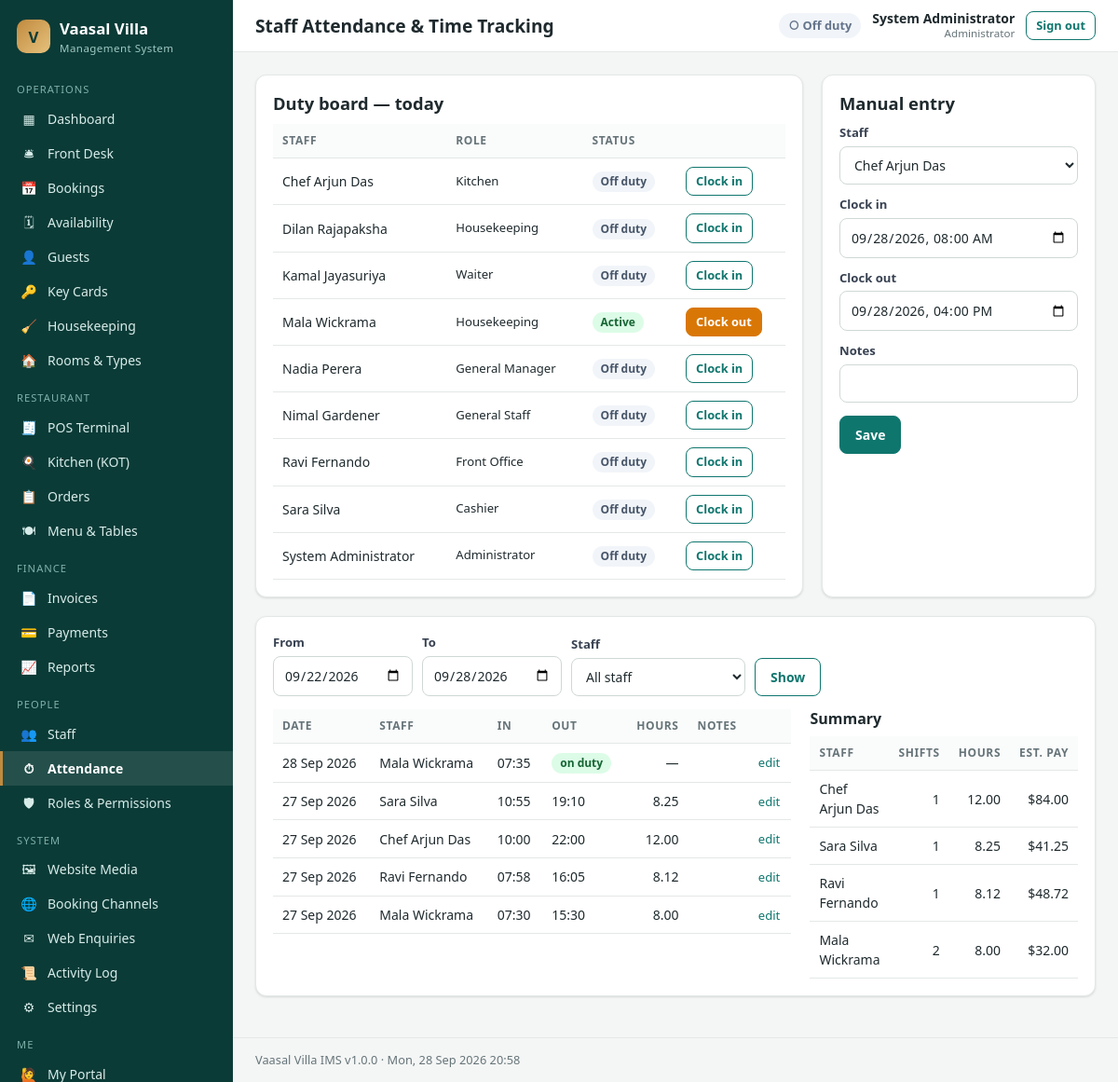
/admin/attendance.php (signed in), run on the app's committed database.
### tables this page shows
CREATE TABLE users (
  id            INT UNSIGNED AUTO_INCREMENT PRIMARY KEY,
  role_id       INT UNSIGNED NOT NULL,
  full_name     VARCHAR(120) NOT NULL,
  username      VARCHAR(60)  NOT NULL UNIQUE,
  email         VARCHAR(160) NULL,
  phone         VARCHAR(40)  NULL,
  password_hash VARCHAR(255) NOT NULL,
  department    VARCHAR(60)  NULL,
  hourly_rate   DECIMAL(10,2) NOT NULL DEFAULT 0,
  is_active     TINYINT(1)   NOT NULL DEFAULT 1,
  last_login    DATETIME     NULL,
  created_at    DATETIME     NOT NULL DEFAULT CURRENT_TIMESTAMP,
  CONSTRAINT fk_user_role FOREIGN KEY (role_id) REFERENCES roles(id)
);

CREATE TABLE roles (
  id          INT UNSIGNED AUTO_INCREMENT PRIMARY KEY,
  name        VARCHAR(60)  NOT NULL,
  slug        VARCHAR(60)  NOT NULL UNIQUE,
  description VARCHAR(255) NULL
);

CREATE TABLE attendance (
  id        INT UNSIGNED AUTO_INCREMENT PRIMARY KEY,
  user_id   INT UNSIGNED NOT NULL,
  work_date DATE NOT NULL,
  clock_in  DATETIME NOT NULL,
  clock_out DATETIME NULL,
  hours     DECIMAL(5,2) NULL,
  notes     VARCHAR(255) NULL,
  INDEX idx_att (user_id, work_date),
  CONSTRAINT fk_att_user FOREIGN KEY (user_id) REFERENCES users(id) ON DELETE CASCADE
);

### includes/auth.php (called while the page is built, shortened)
<?php
function current_user(): ?array
{
    static $user = false, $cachedFor = null;
    $sid = $_SESSION['user_id'] ?? null;
    if ($user !== false && $cachedFor === $sid) return $user;
    $cachedFor = $sid;
    $user = null;
    if (!empty($_SESSION['user_id'])) {
        $user = q_row('SELECT u.*, r.name AS role_name, r.slug AS role_slug FROM users u JOIN roles r ON r.id = u.role_id WHERE u.id = ? AND u.is_active = 1', [$_SESSION['user_id']]);
        $user['permissions'] = array_column(q_all(
            'SELECT p.slug FROM role_permissions rp JOIN permissions p ON p.id = rp.permission_id WHERE rp.role_id = ?',
            [$user['role_id']]
        ), 'slug');
    }
    return $user;
}
function can(string $perm): bool
{
    $u = current_user();
    return $u['role_slug'] === 'admin' || in_array($perm, $u['permissions'], true);
}
function require_login(): array
{
    $u = current_user();
    return $u;
}
function require_perm($perms): array
{
    $u = require_login();
    return $u;
}
function home_path(): string
{
    if (can('dashboard.view')) return 'admin/index.php';
    return 'staff/index.php';
}

### includes/db.php (called while the page is built, shortened)
<?php
function db(): PDO
{
    static $pdo = null;
    if ($pdo === null) {
        $dsn = 'mysql:host=' . DB_HOST . ';port=' . DB_PORT . ';dbname=' . DB_NAME . ';charset=utf8mb4';
        try {
            $pdo = new PDO($dsn, DB_USER, DB_PASS, [
                PDO::ATTR_ERRMODE            => PDO::ERRMODE_EXCEPTION,
                PDO::ATTR_DEFAULT_FETCH_MODE => PDO::FETCH_ASSOC,
                PDO::ATTR_EMULATE_PREPARES   => false,
            ]);
            $pdo->exec("SET time_zone = '" . (new DateTime())->format('P') . "'");
        } catch (PDOException $e) {
            http_response_code(500);
            $msg = APP_DEBUG ? htmlspecialchars($e->getMessage()) : 'Database connection failed.';
            exit('<div style="font-family:sans-serif;max-width:640px;margin:60px auto;padding:24px;border:1px solid #fca5a5;background:#fef2f2;border-radius:10px">'
                . '<h2 style="margin-top:0;color:#b91c1c">Database connection failed</h2><p>' . $msg . '</p>'
                . '<p>Make sure MySQL is running in the XAMPP Control Panel and that <code>database.sql</code> has been imported. '
                . 'Credentials are in <code>config/config.php</code>.</p></div>');
        }
    }
    return $pdo;
}
function q(string $sql, array $params = []): PDOStatement
{
    $st = db()->prepare($sql);
    $st->execute($params);
    return $st;
}
function q_all(string $sql, array $params = []): array
{
    return q($sql, $params)->fetchAll();
}
function q_row(string $sql, array $params = []): ?array
{
    $r = q($sql, $params)->fetch();
    return $r === false ? null : $r;
}
function q_val(string $sql, array $params = [])
{
    $v = q($sql, $params)->fetchColumn();
    return $v === false ? null : $v;
}

### admin/attendance.php (the view, shortened to what this page needs)
<?php
require_perm('staff.manage');
$title = 'Staff Attendance & Time Tracking';
$active = 'attendance';
$from = valid_date(input('from')) ? input('from') : date('Y-m-d', strtotime('-6 day'));
$to = valid_date(input('to')) ? input('to') : date('Y-m-d');
$user = input_int('user');
$staff = q_all('SELECT u.id, u.full_name, u.hourly_rate, r.name role, (SELECT id FROM attendance a WHERE a.user_id=u.id AND a.clock_out IS NULL LIMIT 1) open_id
                FROM users u JOIN roles r ON r.id=u.role_id WHERE u.is_active=1 ORDER BY u.full_name');
$params = [$from, $to];
$w = 'a.work_date BETWEEN ? AND ?';
$rows = q_all("SELECT a.*, u.full_name, u.hourly_rate FROM attendance a JOIN users u ON u.id=a.user_id WHERE $w ORDER BY a.clock_in DESC", $params);
$summary = q_all("SELECT u.full_name, u.hourly_rate, COUNT(a.id) shifts, COALESCE(SUM(a.hours),0) hours FROM attendance a JOIN users u ON u.id=a.user_id WHERE $w GROUP BY u.id ORDER BY hours DESC", $params);
$editRow = input_int('edit') ? q_row('SELECT * FROM attendance WHERE id=?', [input_int('edit')]) : null;
require __DIR__ . '/../includes/admin_header.php';
?>
<div class="grid g-2-1">
  <div class="card">
    <h2>Duty board — today</h2>
    <div class="table-wrap"><table class="table"><thead><tr><th>Staff</th><th>Role</th><th>Status</th><th></th></tr></thead><tbody>
    <?php foreach ($staff as $s): ?>
      <tr><td><?= e($s['full_name']) ?></td><td class="small"><?= e($s['role']) ?></td><td><?= $s['open_id'] ? badge('active') : '<span class="badge badge-gray">Off duty</span>' ?></td>
      <td class="right"><form method="post" class="inline-form"><?= csrf_field() ?><input type="hidden" name="user_id" value="<?= $s['id'] ?>">
        <?php if ($s['open_id']): ?><button class="btn btn-sm btn-warn" name="action" value="clock_out">Clock out</button><?php else: ?><button class="btn btn-sm btn-ghost" name="action" value="clock_in">Clock in</button><?php endif; ?></form></td></tr>
    <?php endforeach; ?>
    </tbody></table></div>
  </div>
  <div class="card">
    <h2><?= $editRow ? 'Edit record' : 'Manual entry' ?></h2>
    <?php $er = $editRow ?: ['id' => 0, 'user_id' => $user, 'clock_in' => date('Y-m-d') . ' 08:00', 'clock_out' => date('Y-m-d') . ' 16:00', 'notes' => '']; ?>
    <form method="post"><?= csrf_field() ?><input type="hidden" name="action" value="save"><input type="hidden" name="id" value="<?= $er['id'] ?>">
      <?php if (!$editRow): ?><div class="field"><label>Staff</label><select name="user_id" required><?= options(array_map(fn($s) => [$s['id'], $s['full_name']], $staff), $er['user_id']) ?></select></div><?php endif; ?>
      <div class="field"><label>Clock in</label><input type="datetime-local" name="clock_in" value="<?= e(date('Y-m-d\TH:i', strtotime($er['clock_in']))) ?>" required></div>
      <div class="field"><label>Clock out</label><input type="datetime-local" name="clock_out" value="<?= $er['clock_out'] ? e(date('Y-m-d\TH:i', strtotime($er['clock_out']))) : '' ?>"></div>
      <div class="field"><label>Notes</label><input name="notes" value="<?= e($er['notes']) ?>"></div>
      <div class="form-actions"><button class="btn">Save</button><?php if ($editRow): ?><a class="btn btn-ghost" href="attendance.php">Cancel</a><?php endif; ?></div>
    </form>
  </div>
</div>
<div class="card">
  <form class="filters"><div class="field"><label>From</label><input type="date" name="from" value="<?= e($from) ?>"></div><div class="field"><label>To</label><input type="date" name="to" value="<?= e($to) ?>"></div>
    <div class="field"><label>Staff</label><select name="user"><option value="">All staff</option></select></div><button class="btn btn-ghost">Show</button></form>
  <div class="grid g-2-1">
    <div class="table-wrap"><table class="table"><thead><tr><th>Date</th><th>Staff</th><th>In</th><th>Out</th><th class="num">Hours</th><th>Notes</th><th></th></tr></thead><tbody>
    <?php foreach ($rows as $r): ?>
      <tr><td><?= fdate($r['work_date']) ?></td><td><?= e($r['full_name']) ?></td><td><?= date('H:i', strtotime($r['clock_in'])) ?></td>
      <td><?= $r['clock_out'] ? date('H:i', strtotime($r['clock_out'])) . (substr($r['clock_out'], 0, 10) !== $r['work_date'] ? ' <span class="small muted">+1</span>' : '') : '<span class="badge badge-green">on duty</span>' ?></td>
      <td class="num"><?= $r['hours'] !== null ? number_format($r['hours'], 2) : '—' ?></td><td class="small"><?= e($r['notes']) ?></td><td><a class="small" href="?edit=<?= $r['id'] ?>">edit</a></td></tr>
    <?php endforeach; if (!$rows): ?><tr><td colspan="7" class="empty">No records.</td></tr><?php endif; ?>
    </tbody></table></div>
    <div><h3>Summary</h3><table class="table"><thead><tr><th>Staff</th><th class="num">Shifts</th><th class="num">Hours</th><th class="num">Est. pay</th></tr></thead><tbody>
      <?php foreach ($summary as $s): ?><tr><td><?= e($s['full_name']) ?></td><td class="num"><?= $s['shifts'] ?></td><td class="num"><?= number_format($s['hours'], 2) ?></td><td class="num"><?= money($s['hours'] * $s['hourly_rate']) ?></td></tr><?php endforeach; ?>
    </tbody></table></div>
  </div>
</div>
<?php require __DIR__ . '/../includes/admin_footer.php'; ?>

### includes/admin_header.php (shortened to what this page needs)
<?php
$__u = current_user();
$active = $active ?? '';
$__nav = [
    ['Operations', [
        ['dashboard',   'admin/index.php',        'Dashboard',        '▦', ['dashboard.view']],
        ['frontdesk',   'admin/frontdesk.php',    'Front Desk',       '🛎', ['frontdesk.manage']],
        ['bookings',    'admin/bookings.php',     'Bookings',         '📅', ['bookings.manage']],
        ['calendar',    'admin/calendar.php',     'Availability',     '🗓', ['bookings.manage', 'frontdesk.manage']],
        ['guests',      'admin/guests.php',       'Guests',           '👤', ['guests.manage']],
        ['keycards',    'admin/keycards.php',     'Key Cards',        '🔑', ['keycards.manage']],
        ['housekeeping','admin/housekeeping.php', 'Housekeeping',     '🧹', ['housekeeping.manage']],
        ['rooms',       'admin/rooms.php',        'Rooms & Types',    '🏠', ['rooms.manage']],
    ]],
    ['Restaurant', [
        ['pos',         'pos/index.php',          'POS Terminal',     '🧾', ['pos.use']],
        ['kitchen',     'pos/kitchen.php',        'Kitchen (KOT)',    '🍳', ['kitchen.view']],
        ['orders',      'admin/orders.php',       'Orders',           '📋', ['pos.settle', 'billing.manage']],
        ['menu',        'admin/menu.php',         'Menu & Tables',    '🍽', ['menu.manage']],
    ]],
    ['Finance', [
        ['invoices',    'admin/invoices.php',     'Invoices',         '📄', ['billing.manage']],
        ['payments',    'admin/payments.php',     'Payments',         '💳', ['billing.manage']],
        ['reports',     'admin/reports.php',      'Reports',          '📈', ['reports.view']],
    ]],
    ['People', [
        ['staff',       'admin/staff.php',        'Staff',            '👥', ['staff.manage']],
        ['attendance',  'admin/attendance.php',   'Attendance',       '⏱', ['staff.manage']],
        ['roles',       'admin/roles.php',        'Roles & Permissions','🛡', ['roles.manage']],
    ]],
    ['System', [
        ['media',       'admin/media.php',        'Website Media',    '🖼', ['settings.manage']],
        ['channels',    'admin/channels.php',     'Booking Channels', '🌐', ['settings.manage']],
        ['messages',    'admin/messages.php',     'Web Enquiries',    '✉', ['dashboard.view']],
        ['log',         'admin/activity.php',     'Activity Log',     '📜', ['settings.manage']],
        ['settings',    'admin/settings.php',     'Settings',         '⚙', ['settings.manage']],
    ]],
];
$__myDuty = $__u ? q_val('SELECT id FROM attendance WHERE user_id = ? AND clock_out IS NULL ORDER BY id DESC LIMIT 1', [$__u['id']]) : null;
?><!DOCTYPE html>
<html lang="en">
<head>
<link rel="stylesheet" href="<?= e(url('assets/css/admin.css')) ?>">
</head>
<body class="admin">
<aside class="sidebar" id="sidebar">
  <a class="brand" href="<?= e(url(home_path())) ?>"><span class="brand-mark">V</span><span>Vaasal Villa<small>Management System</small></span></a>
  <nav>
  <?php foreach ($__nav as [$__group, $__items]):
      $__visible = array_filter($__items, fn($__i) => can_any($__i[4]));
      if (!$__visible) continue; ?>
    <div class="nav-group"><?= e($__group) ?></div>
    <?php foreach ($__visible as [$__key, $__href, $__text, $__icon]): ?>
      <a class="nav-link<?= $active === $__key ? ' active' : '' ?>" href="<?= e(url($__href)) ?>"><span class="ico"><?= $__icon ?></span><?= e($__text) ?></a>
    <?php endforeach; ?>
  <?php endforeach; ?>
    <div class="nav-group">Me</div>
    <a class="nav-link<?= $active === 'portal' ? ' active' : '' ?>" href="<?= e(url('staff/index.php')) ?>"><span class="ico">🙋</span>My Portal</a>
  </nav>
</aside>
<div class="main">
  <header class="topbar">
    <h1><?= e($title ?? '') ?></h1>
    <div class="topbar-right">
      <?php if (can('attendance.self')): ?>
        <a href="<?= e(url('staff/index.php')) ?>" class="duty <?= $__myDuty ? 'on' : 'off' ?>"><?= $__myDuty ? '● On duty' : '○ Off duty' ?></a>
      <?php endif; ?>
      <div class="user-chip"><b><?= e($__u['full_name'] ?? '') ?></b><small><?= e($__u['role_name'] ?? '') ?></small></div>
      <a class="btn btn-sm btn-ghost" href="<?= e(url('logout.php')) ?>">Sign out</a>
    </div>
  </header>
  <main class="content">

### includes/functions.php (shortened to what this page needs)
<?php
function e($v): string
{
    return htmlspecialchars((string) ($v ?? ''), ENT_QUOTES, 'UTF-8');
}
function url(string $path = ''): string
{
    return BASE_URL . '/' . ltrim($path, '/');
}
function input(string $key, $default = '')
{
    $v = $_POST[$key] ?? $_GET[$key] ?? $default;
    return is_string($v) ? trim($v) : $v;
}
function input_int(string $key, int $default = 0): int
{
    $v = $_POST[$key] ?? $_GET[$key] ?? null;
    return is_numeric($v) ? (int) $v : $default;
}
function valid_date(?string $d): bool
{
    if (!$d) return false;
    $dt = DateTime::createFromFormat('Y-m-d', $d);
    return $dt && $dt->format('Y-m-d') === $d;
}
function setting(string $key, $default = '')
{
    static $cache = null;
    if ($cache === null) {
        $cache = [];
        foreach (q_all('SELECT skey, svalue FROM settings') as $r) {
            $cache[$r['skey']] = $r['svalue'];
        }
    }
    return $cache[$key] ?? $default;
}
function money($amount): string
{
    return setting('currency_symbol', '$') . number_format((float) $amount, 2);
}
function fdate(?string $d, string $fmt = 'd M Y'): string
{
    return $d ? date($fmt, strtotime($d)) : '—';
}
function label(string $s): string
{
    return ucwords(str_replace('_', ' ', $s));
}
function badge(string $status): string
{
    $map = [
        'confirmed' => 'blue', 'pending' => 'amber', 'checked_in' => 'green', 'checked_out' => 'gray',
        'cancelled' => 'red', 'no_show' => 'red', 'available' => 'green', 'occupied' => 'blue',
        'maintenance' => 'red', 'clean' => 'green', 'dirty' => 'amber', 'inspected' => 'teal',
        'out_of_order' => 'red', 'active' => 'green', 'returned' => 'gray', 'lost' => 'red',
        'deactivated' => 'gray', 'in_progress' => 'blue', 'done' => 'teal', 'verified' => 'green',
        'paid' => 'green', 'unpaid' => 'red', 'partial' => 'amber', 'void' => 'gray', 'open' => 'blue',
        'closed' => 'gray', 'room_charge' => 'purple', 'new' => 'red', 'preparing' => 'amber',
        'ready' => 'green', 'served' => 'gray', 'free' => 'green', 'reserved' => 'amber',
        'urgent' => 'red', 'high' => 'amber', 'normal' => 'blue', 'low' => 'gray',
    ];
    $c = $map[$status] ?? 'gray';
    return '<span class="badge badge-' . $c . '">' . e(label($status)) . '</span>';
}
function options(array $rows, $selected = null): string
{
    $out = '';
    foreach ($rows as $k => $v) {
        [$val, $lab] = is_array($v) ? [$v[0], $v[1]] : [$k, $v];
        $sel = ((string) $val === (string) $selected) ? ' selected' : '';
        $out .= '<option value="' . e($val) . '"' . $sel . '>' . e($lab) . '</option>';
    }
    return $out;
}

### data on the page
users: full_name "System Administrator", role.name "Administrator", shows "Off duty", shows "Clock in"
users: full_name "Chef Arjun Das", role.name "Kitchen", shows "Off duty", shows "Clock in"
users: full_name "Dilan Rajapaksha", role.name "Housekeeping", shows "Off duty", shows "Clock in"
users: full_name "Kamal Jayasuriya", role.name "Waiter", shows "Off duty", shows "Clock in"
users: full_name "Mala Wickrama", role.name "Housekeeping", shows "Clock out"
users: full_name "Nadia Perera", role.name "General Manager", shows "Off duty", shows "Clock in"
users: full_name "Nimal Gardener", role.name "General Staff", shows "Off duty", shows "Clock in"
users: full_name "Ravi Fernando", role.name "Front Office", shows "Off duty", shows "Clock in"
users: full_name "Sara Silva", role.name "Cashier", shows "Off duty", shows "Clock in"
attendance: work_date "28 Sep 2026", user.full_name "Mala Wickrama", clock_in "07:35", shows "on duty"
attendance: work_date "27 Sep 2026", user.full_name "Sara Silva", clock_in "10:55", clock_out "19:10", hours "8.25"
attendance: work_date "27 Sep 2026", user.full_name "Chef Arjun Das", clock_in "10:00", clock_out "22:00", hours "12.00"
attendance: work_date "27 Sep 2026", user.full_name "Ravi Fernando", clock_in "07:58", clock_out "16:05", hours "8.12"
attendance: work_date "27 Sep 2026", user.full_name "Mala Wickrama", clock_in "07:30", clock_out "15:30", hours "8.00"

### other printed values
$__group "OPERATIONS"
$__icon "▦"
$__text "Dashboard"
$__icon "🛎"
$__text "Front Desk"
$__icon "📅"
$__text "Bookings"
$__icon "🗓"
$__text "Availability"
$__icon "👤"
$__text "Guests"
$__icon "🔑"
$__text "Key Cards"
$__icon "🧹"
$__text "Housekeeping"
